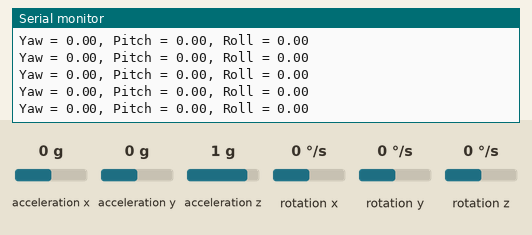
Recording of a sketch running on a simulated Arduino Uno, built with avr-gcc and run on an emulated ATmega328P. On the bench: the last lines printed to the serial monitor. Inputs (shaded band) come from the test bench; at power-on: acceleration x 0 g, acceleration y 0 g, rotation x 0 °/s, acceleration z 1 g, rotation z 0 °/s, rotation y 0 °/s.

Above: at 1.2 s.
1.3 s: acceleration x set to 0.8 g
At 1.9 s:
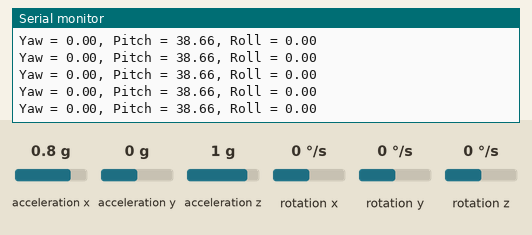
4.3 s: acceleration y set to 0.8 g
At 5.2 s:
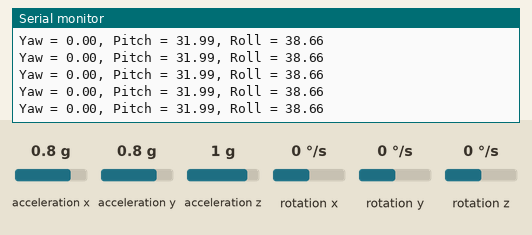
7.3 s: rotation x set to -192 °/s
At 8.0 s:
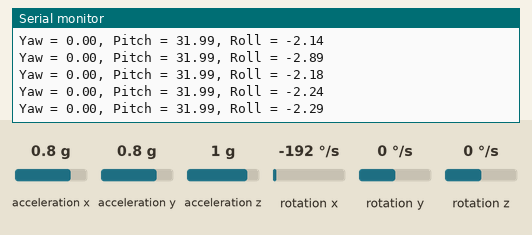
10.3 s: acceleration z set to 1.4 g
At 10.8 s:
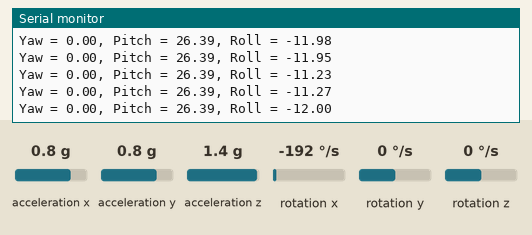
13.3 s: rotation z set to -192 °/s
At 14.3 s:
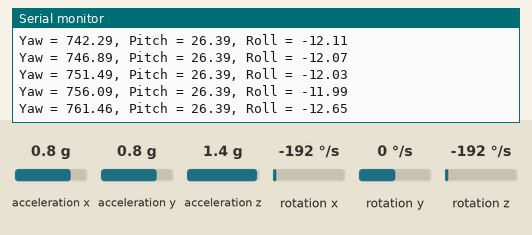
Timing chart, 0 to 15.0 s (numbered marks = the images above; inputs shaded):
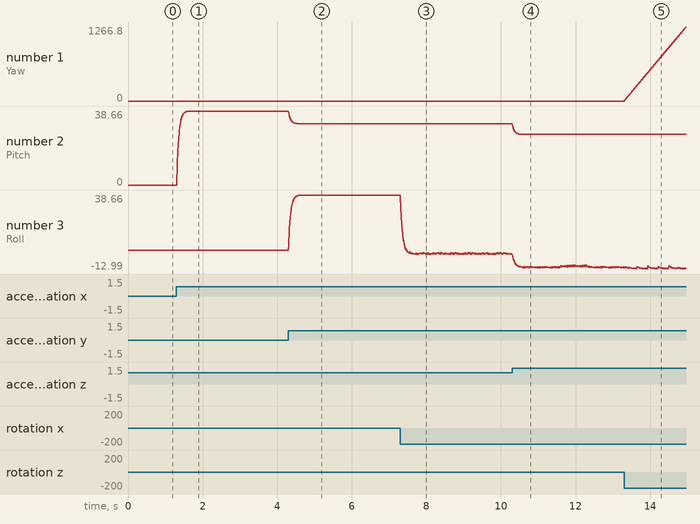

The sketch:

IMU.ino
```cpp
#include "I2Cdev.h"
#include "MPU6050.h"
#include "Wire.h"
MPU6050 accelgyro(0x68);
// MPU6050 address 0x68
int16_t ax, ay, az;
int16_t gx, gy, gz;
double ax_offset, ay_offset, az_offset, gx_offset , gy_offset, gz_offset;
const double accel_factor = 4096, gyro_factor = 32.8;
double Pitch_angle, Roll_angle, Pitch_accel, Roll_accel, Yaw_angle;
const double RAD_TO_DAG = 180.0 / 3.14159265359;
long lastime;
void setup() {
  Serial.begin(115200);
  Wire.begin();
  // I2C communication
  Serial.println("Initializing I2C devices...");
  accelgyro.initialize();
  // verify connection
  Serial.println("Testing device connections...");
}
void SensorFusion()
// Calculate angle(yaw, pitch, roll)
{ double accx = ax - ax_offset, accy = ay - ay_offset, accz = az - az_offset ;
  int g_total = accx * accx + accy * accy + accz * accz;
  /* Exceeding 4096*4096*2 = 2G means that the accelerometer is inaccurate and its reading value is not displayed*/
  if (abs(g_total) < 33554432) {
    Pitch_accel = atan2(accx, sqrt(accy * accy + accz * accz)) * RAD_TO_DAG; Roll_accel = atan2(accy, accz) * RAD_TO_DAG;
  }
  // Calculate the angle without filter
  double dt = (millis() - lastime) / 1000.0;
  lastime = millis();
  Pitch_angle += (-(gy - gy_offset) / gyro_factor) * dt;
  Roll_angle += ((gx - gx_offset) / gyro_factor) * dt;
  Yaw_angle += (-(gz - gz_offset) / gyro_factor) * dt;
  // Calculate the angle with the Complimentary filter
  Pitch_angle = 0.9 * Pitch_angle + 0.1 * Pitch_accel;
  Roll_angle = 0.9 * Roll_angle + 0.1 * Roll_accel;
}
void loop() {
  // Get MPU6050 value
  accelgyro.getMotion6(&ax, &ay, &az, &gx, &gy, &gz);
  SensorFusion();
  // Function SensorFusion();
  Serial.print("Yaw = ");
  Serial.print(Yaw_angle);
  Serial.print(", ");
  Serial.print("Pitch = ");
  Serial.print(Pitch_angle);
  Serial.print(", ");
  Serial.print("Roll = ");
  Serial.println(Roll_angle);
}
```

Measured:
- after the input at 1.3 s, the serial monitor: prints a new line at once (image 1)
- after the input at 4.3 s, the serial monitor: prints a new line at once (image 2)
- after the input at 7.3 s, the serial monitor: prints a new line at once (image 3)
- plotted number 2: 0 → 38.66 after the input at 1.3 s, 38.66 → 31.99 after the input at 4.3 s
- plotted number 3: 38.66 → -2.86 after the input at 7.3 s
